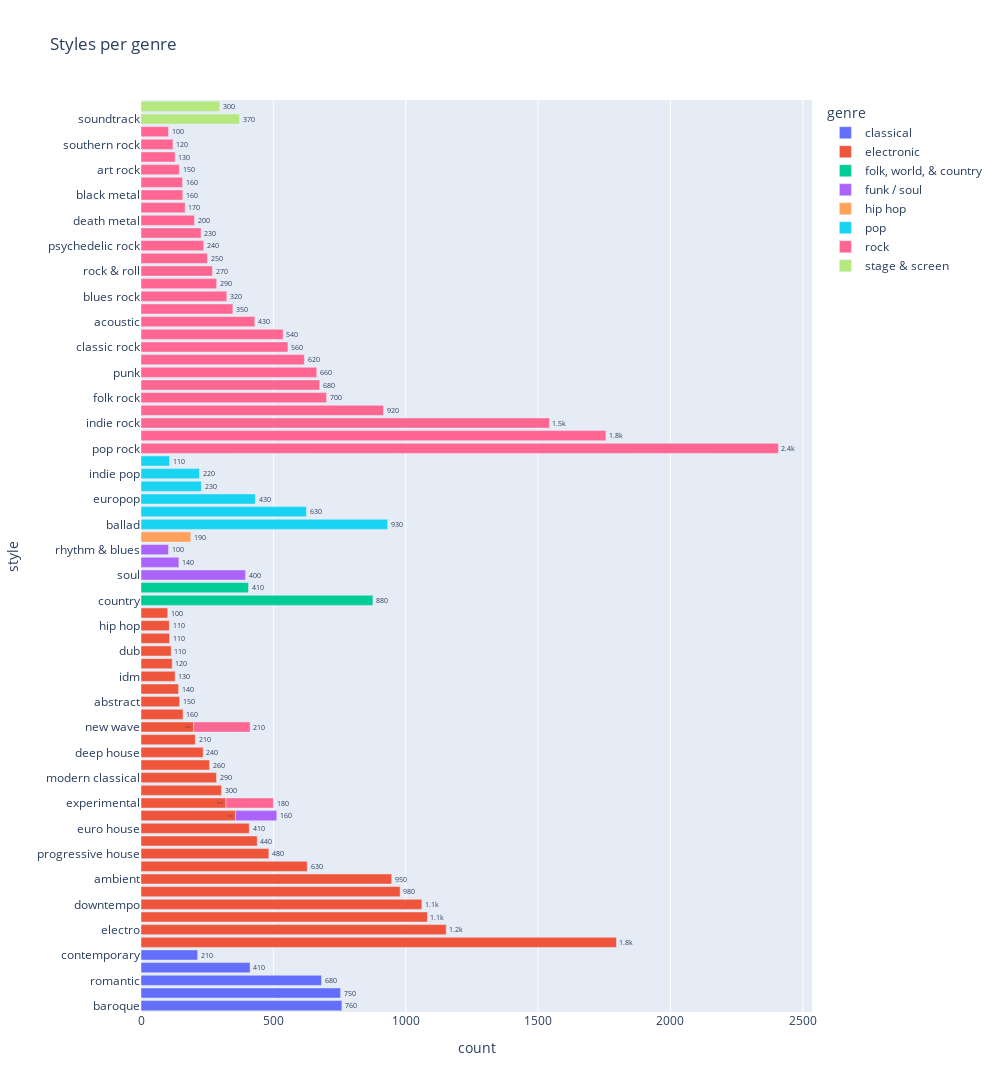

Notebook code cell kept with this figure:
### Code cell
import plotly.express as px

# count number of styles per genre
genre_styles = discogs_genre_names.groupby('genre')['style'].value_counts().reset_index(name='count')

# keep rows where the count is more than 100
genre_styles = genre_styles[genre_styles['count'] > 100]

# plot the count of styles per genre as a vetical bar chart with plotly
fig = px.bar(genre_styles, y='style', x='count', color='genre', title='Styles per genre', height=2000, width=1000)

# show counts on figure
fig.update_traces(texttemplate='%{value:.2s}', textposition='outside')

fig.show()

# export plot to png
fig.write_image("../data/styles_per_genre.png")

genre_styles

### Figure 1 — Plotly figure (JSON) as saved in the notebook; plotly's stock layout.template omitted (floating-point values rounded to 4 significant figures)
{"data": [{"alignmentgroup": "True", "hovertemplate": "genre=classical<br>count=%{x}<br>style=%{y}<extra></extra>", "legendgroup": "classical", "marker": {"color": "#636efa", "pattern": {"shape": ""}}, "name": "classical", "offsetgroup": "classical", "orientation": "h", "showlegend": true, "textposition": "outside", "texttemplate": "%{value:.2s}", "type": "bar", "x": [759, 754, 682, 412, 214], "xaxis": "x", "y": ["baroque", "classical", "romantic", "modern", "contemporary"], "yaxis": "y"}, {"alignmentgroup": "True", "hovertemplate": "genre=electronic<br>count=%{x}<br>style=%{y}<extra></extra>", "legendgroup": "electronic", "marker": {"color": "#EF553B", "pattern": {"shape": ""}}, "name": "electronic", "offsetgroup": "electronic", "orientation": "h", "showlegend": true, "textposition": "outside", "texttemplate": "%{value:.2s}", "type": "bar", "x": [1796, 1153, 1082, 1061, 979, 947, 628, 483, 439, 409, 357, 321, 304, 285, 259, 235, 205, 199, 159, 146, 142, 129, 118, 114, 108, 107, 101], "xaxis": "x", "y": ["synth-pop", "electro", "house", "downtempo", "trance", "ambient", "progressive trance", "progressive house", "techno", "euro house", "disco", "experimental", "tech house", "modern classical", "new age", "deep house", "leftfield", "new wave", "minimal", "abstract", "trip hop", "idm", "ebm", "dub", "industrial", "hip hop", "dubstep"], "yaxis": "y"}, {"alignmentgroup": "True", "hovertemplate": "genre=folk, world, & country<br>count=%{x}<br>style=%{y}<extra></extra>", "legendgroup": "folk, world, & country", "marker": {"color": "#00cc96", "pattern": {"shape": ""}}, "name": "folk, world, & country", "offsetgroup": "folk, world, & country", "orientation": "h", "showlegend": true, "textposition": "outside", "texttemplate": "%{value:.2s}", "type": "bar", "x": [876, 406], "xaxis": "x", "y": ["country", "folk"], "yaxis": "y"}, {"alignmentgroup": "True", "hovertemplate": "genre=funk / soul<br>count=%{x}<br>style=%{y}<extra></extra>", "legendgroup": "funk / soul", "marker": {"color": "#ab63fa", "pattern": {"shape": ""}}, "name": "funk / soul", "offsetgroup": "funk / soul", "orientation": "h", "showlegend": true, "textposition": "outside", "texttemplate": "%{value:.2s}", "type": "bar", "x": [395, 156, 143, 104], "xaxis": "x", "y": ["soul", "disco", "funk", "rhythm & blues"], "yaxis": "y"}, {"alignmentgroup": "True", "hovertemplate": "genre=hip hop<br>count=%{x}<br>style=%{y}<extra></extra>", "legendgroup": "hip hop", "marker": {"color": "#FFA15A", "pattern": {"shape": ""}}, "name": "hip hop", "offsetgroup": "hip hop", "orientation": "h", "showlegend": true, "textposition": "outside", "texttemplate": "%{value:.2s}", "type": "bar", "x": [188], "xaxis": "x", "y": ["rnb/swing"], "yaxis": "y"}, {"alignmentgroup": "True", "hovertemplate": "genre=pop<br>count=%{x}<br>style=%{y}<extra></extra>", "legendgroup": "pop", "marker": {"color": "#19d3f3", "pattern": {"shape": ""}}, "name": "pop", "offsetgroup": "pop", "orientation": "h", "showlegend": true, "textposition": "outside", "texttemplate": "%{value:.2s}", "type": "bar", "x": [932, 625, 432, 228, 221, 108], "xaxis": "x", "y": ["ballad", "vocal", "europop", "chanson", "indie pop", "schlager"], "yaxis": "y"}, {"alignmentgroup": "True", "hovertemplate": "genre=rock<br>count=%{x}<br>style=%{y}<extra></extra>", "legendgroup": "rock", "marker": {"color": "#FF6692", "pattern": {"shape": ""}}, "name": "rock", "offsetgroup": "rock", "orientation": "h", "showlegend": true, "textposition": "outside", "texttemplate": "%{value:.2s}", "type": "bar", "x": [2408, 1756, 1543, 916, 701, 675, 664, 617, 555, 537, 430, 347, 324, 286, 270, 251, 237, 227, 213, 202, 179, 167, 158, 157, 145, 129, 121, 104], "xaxis": "x", "y": ["pop rock", "alternative rock", "indie rock", "heavy metal", "folk rock", "hard rock", "punk", "prog rock", "classic rock", "soft rock", "acoustic", "country rock", "blues rock", "symphonic rock", "rock & roll", "goth rock", "psychedelic rock", "post rock", "new wave", "death metal", "experimental", "shoegaze", "black metal", "nu metal", "art rock", "doom metal", "southern rock", "hardcore"], "yaxis": "y"}, {"alignmentgroup": "True", "hovertemplate": "genre=stage & screen<br>count=%{x}<br>style=%{y}<extra></extra>", "legendgroup": "stage & screen", "marker": {"color": "#B6E880", "pattern": {"shape": ""}}, "name": "stage & screen", "offsetgroup": "stage & screen", "orientation": "h", "showlegend": true, "textposition": "outside", "texttemplate": "%{value:.2s}", "type": "bar", "x": [372, 297], "xaxis": "x", "y": ["soundtrack", "score"], "yaxis": "y"}], "layout": {"barmode": "relative", "height": 2000, "legend": {"title": {"text": "genre"}, "tracegroupgap": 0}, "title": {"text": "Styles per genre"}, "width": 1000, "xaxis": {"anchor": "y", "domain": [0, 1], "title": {"text": "count"}}, "yaxis": {"anchor": "x", "domain": [0, 1], "title": {"text": "style"}}}}
